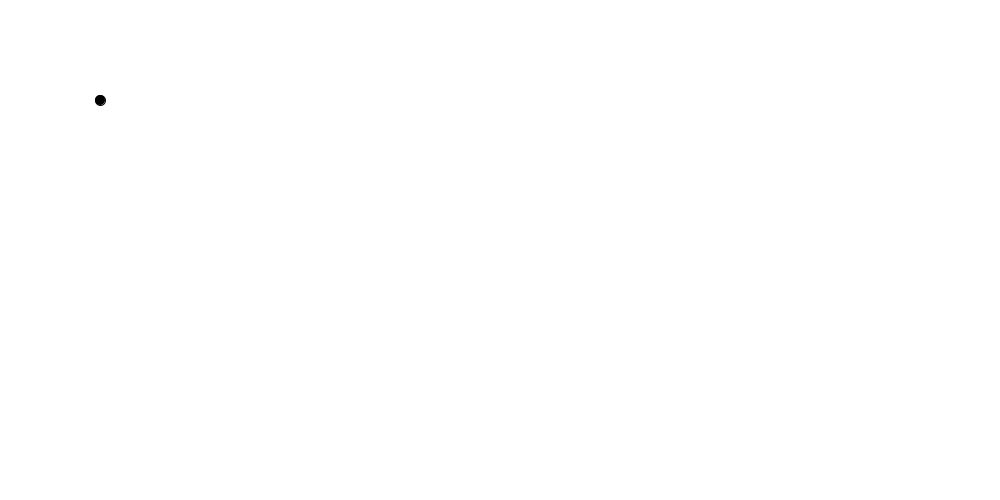
Frame 1 (no input)
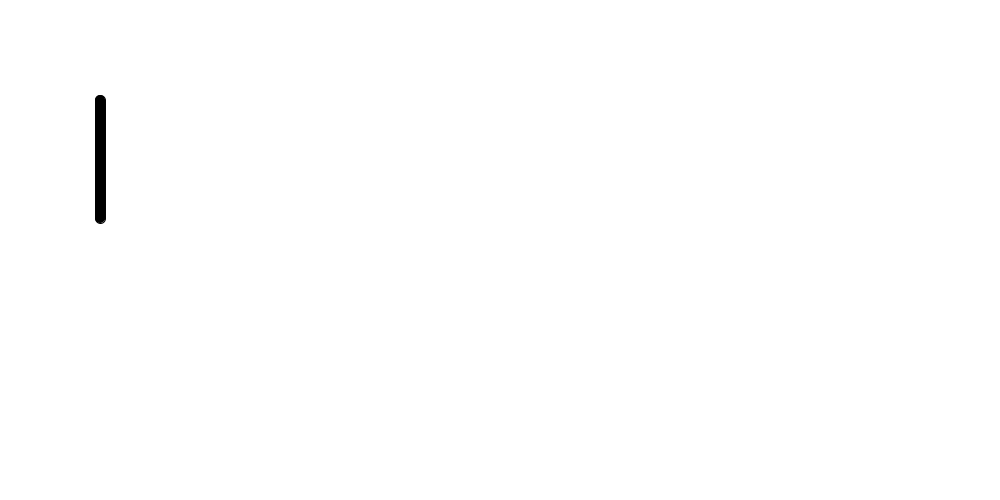
Frame 60 (the mouse pressed at the canvas centre just before this capture)
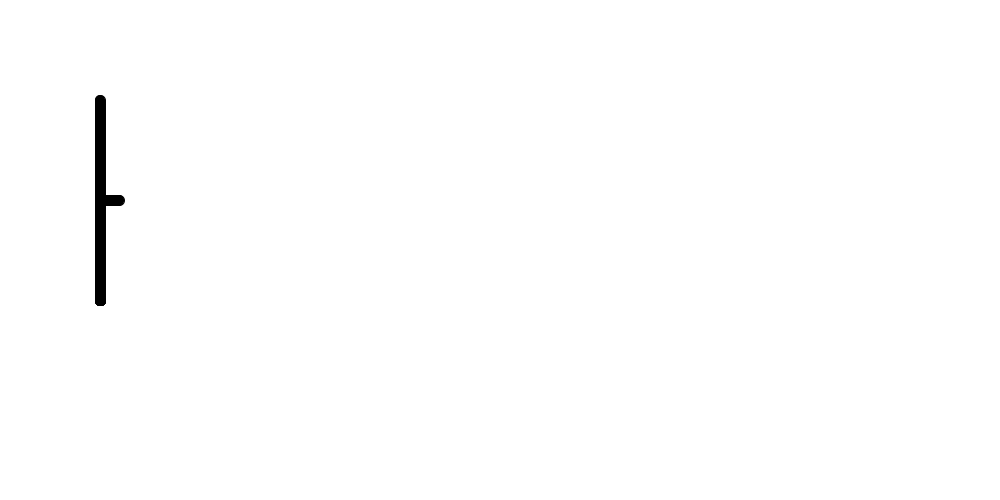
Frame 120 (the mouse held since frame 60 and released just before this capture)

The Processing sketch that drew these frames (run headless with seeded random() and noise(); from frame 60 on, the mouse is pressed at the canvas centre):

// Processing sketch: Chain_Reaction_Marcelo
// ── Chain_Reaction_Marcelo.pde
  float hxpos = 100;
float hypos = 100;
float hxvel = 0;
float hyvel = 0;

float hxpos2 = 100;
float hypos2 = 200;
float hxvel2 = 0;
float hyvel2 = 0;

float hxpos3 = 200;
float hypos3 = 100;
float hxvel3 = 0;
float hyvel3 = 0;

float expos = 250;
float eypos = 100;
float exvel = 0;
float eyvel = 0;

float expos2 = 250;
float eypos2 = 100;
float exvel2 = 0;
float eyvel2 = 0;

float expos3 = 250;
float eypos3 = 200;
float exvel3 = 0;
float eyvel3 = 0;

float expos4 = 250;
float eypos4 = 300;
float exvel4 = 0;
float eyvel4 = 0;

float lxpos = 400;
float lypos = 100;
float lxvel = 0;
float lyvel = 0;

float lxpos2 = 550;
float lypos2 = 100;
float lxvel2 = 0;
float lyvel2 = 0;

float oxpos = 700;
float oypos = 100;
float oxvel = 0;
float oyvel = 0;




void setup(){
  size(1000, 500);
  background(255);
}

void draw(){
  hxpos += hxvel;
  hypos += hyvel;
  fill(0);
  ellipse( hxpos,hypos,10,10);
  
  if (hypos <= 100){
    hyvel = 2;
  }
  if (hypos >= 300){
    hyvel = 0;
  }
 if (hyvel <=0){ 
  hxpos2 += hxvel2;
  hypos2 += hyvel2;
  fill(0);
  ellipse( hxpos2,hypos2,10,10);
   if (hypos2 <= 200){
    hxvel2 = 1;
  }
   if (hxpos2 >= 200){
    hxvel2 = 0;
  }
 } 
 
if (hxpos2 == 200){
  hxpos3 += hxvel3;
  hypos3 += hyvel3;
  fill(0);
  ellipse( hxpos3,hypos3,10,10);
  
  if (hypos3 <= 100){
    hyvel3 = 2;
  }
  if (hypos3 >= 300){
    hyvel3 = 0;
  }  
}

if (hypos3 == 300){

  expos += exvel;
  eypos += eyvel;
  fill(0);
  ellipse( expos,eypos,10,10);
  
  if (eypos <= 100){
    eyvel = 2;
  }
  if (eypos >= 300){
    eyvel = 0;
  }
}

if (eypos == 300){
  expos2 += exvel2;
  eypos2 += eyvel2;
  fill(0);
  ellipse( expos2,eypos2,10,10);
  
  if (expos2 <= 250){
    exvel2 = 1;
  }
  if (expos2 >= 350){
    exvel2 = 0;
  }
}

if (expos2 == 350){
  expos3 += exvel3;
  eypos3 += eyvel3;
  fill(0);
  ellipse( expos3,eypos3,10,10);
  
  if (expos3 <= 250){
    exvel3 = 1;
  }
  if (expos3 >= 350){
    exvel3 = 0;
  }
}

  if (expos3 ==  350){
  expos4 += exvel4;
  eypos4 += eyvel4;
  fill(0);
  ellipse( expos4,eypos4,10,10);
  
  if (expos4 <= 250){
    exvel4 = 1;
  }
  if (expos4 >= 350){
    exvel4 = 0;
  }
  }
  
  if (expos4 == 350){
  lxpos += lxvel;
  lypos += lyvel;
  fill(0);
  ellipse( lxpos,lypos,10,10);
  
  if (lypos <= 100){
    lyvel = 2;
  }
  if (lypos >= 300){
    lyvel = 0;
  }
  
  if(lypos == 300 ){
    lxvel =1;
  }
  
  if (lxpos == 500){
    lxvel = 0;
  }
  }
 
  if (lxpos == 500){
  lxpos2 += lxvel2;
  lypos2 += lyvel2;
  fill(0);
  ellipse( lxpos2,lypos2,10,10);
  
  if (lypos2 <= 100){
    lyvel2 = 2;
  }
  if (lypos2 >= 300){
    lyvel2 = 0;
  }
  if (lypos2 == 300){
    lxvel2 = 1;
  }
  if (lxpos2 == 650){
    lxvel2 = 0;
  
  }
}

if(lxpos2 == 650){
  oxpos += oxvel;
  oypos += oyvel;
  fill(0);
  ellipse( oxpos, oypos,10,10);
  
  if(oypos <= 100 && oxpos == 700){
    oyvel = 2;
    oxvel =0;
  }
  
  if (oypos == 300){
    oyvel = 0;
    oxvel = 1;
  }
  
  if (oxpos == 800 && oypos > 100) {
    oyvel = -2;
    oxvel = 0;
  }
  if (oxpos == 800 && oypos == 100){
    oyvel = 0;
    oxvel = -1;
  }
  
  if ( oxpos == 700 && oxvel == -1){
    oxvel = -1;
}
}
}


// ── pen.pde
class Pen {
  
float hxpos = 100;
float hypos = 100;
float hxvel = 0;
float hyvel = 0;

float hxpos2 = 100;
float hypos2 = 200;
float hxvel2 = 0;
float hyvel2 = 0;

float hxpos3 = 200;
float hypos3 = 100;
float hxvel3 = 0;
float hyvel3 = 0;

float expos = 250;
float eypos = 100;
float exvel = 0;
float eyvel = 0;

float expos2 = 250;
float eypos2 = 100;
float exvel2 = 0;
float eyvel2 = 0;

float expos3 = 250;
float eypos3 = 200;
float exvel3 = 0;
float eyvel3 = 0;

float expos4 = 250;
float eypos4 = 300;
float exvel4 = 0;
float eyvel4 = 0;

float lxpos = 400;
float lypos = 100;
float lxvel = 0;
float lyvel = 0;

float lxpos2 = 550;
float lypos2 = 100;
float lxvel2 = 0;
float lyvel2 = 0;

float oxpos = 700;
float oypos = 100;
float oxvel = 0;
float oyvel = 0;
  
  
  
  
  
  
  
  
  
}
